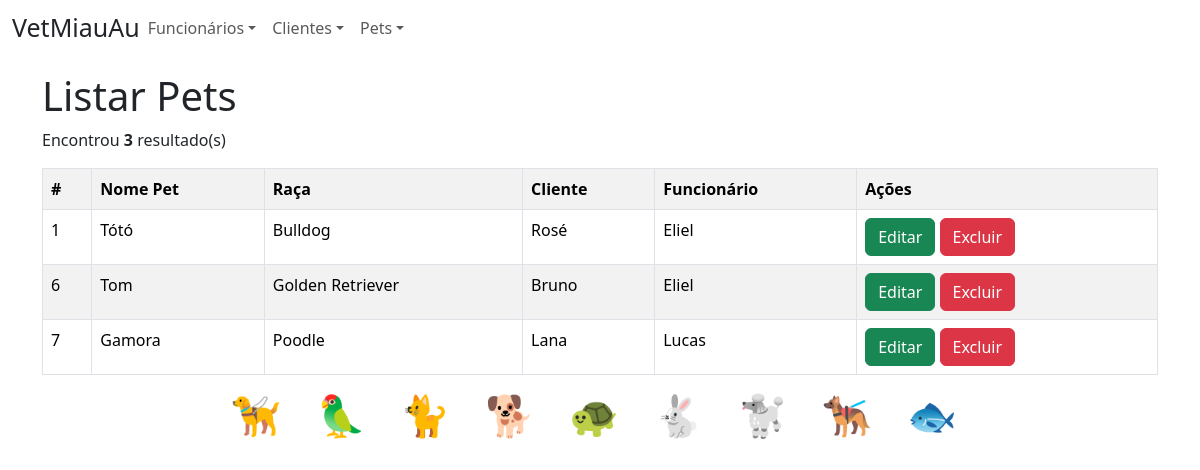
/?page=listar-pet, run on the app's committed database.
### tables this page shows
CREATE TABLE `pet` (
  `id_pet` int(10) UNSIGNED NOT NULL,
  `nome_pet` varchar(60) NOT NULL,
  `raca_pet` varchar(60) NOT NULL,
  `funcionario_id_funcionario` int(11) NOT NULL,
  `cliente_id_cliente` int(11) NOT NULL
);

CREATE TABLE `cliente` (
  `id_cliente` int(10) UNSIGNED NOT NULL,
  `nome_cliente` varchar(60) NOT NULL,
  `email_cliente` varchar(260) NOT NULL,
  `telefone_cliente` int(11) NOT NULL
);

CREATE TABLE `funcionario` (
  `id_funcionario` int(10) UNSIGNED NOT NULL,
  `nome_funcionario` varchar(60) NOT NULL,
  `email_funcionario` varchar(260) NOT NULL,
  `telefone_funcionario` int(11) NOT NULL
);

### listar-pet.php (the view)
<h1>Listar Pets</h1>
<?php
$sql = "SELECT * FROM pet AS p
		INNER JOIN cliente AS c ON p.cliente_id_cliente = c.id_cliente
		INNER JOIN funcionario AS f ON p.funcionario_id_funcionario = f.id_funcionario";
	$res = $conn->query($sql);
	$qtd = $res->num_rows;
	if($qtd > 0){
		print "<p>Encontrou <b>$qtd</b> resultado(s)</p>";
		print "<table class='table table-bordered table-striped table-hover'>";
		print "<tr>";
		print "<th>#</th>";
		print "<th>Nome Pet</th>";
		print "<th>Raça</th>";
		print "<th>Cliente</th>";
		print "<th>Funcionário</th>";
		print "<th>Ações</th>";
		print "</tr>";
		while($row = $res->fetch_object()){
			print "<tr>";
			print "<td>{$row->id_pet}</td>";
			print "<td>{$row->nome_pet}</td>";
			print "<td>{$row->raca_pet}</td>";
			print "<td>{$row->nome_cliente}</td>";
			print "<td>{$row->nome_funcionario}</td>";
			print "<td>
					<button class='btn btn-success' onclick=\"location.href='?page=editar-pet&id_pet={$row->id_pet}';\">Editar</button>
					<button class='btn btn-danger' onclick=\"if(confirm('Tem certeza que deseja excluir?')){location.href='?page=salvar-pet&acao=excluir&id_pet={$row->id_pet}';}else{false;}\">Excluir</button>
					</td>";
			print "</tr>";
		}
		print "</table>";
	}else{
		print "<p>Não encontrou resultado</p>";
	}

### index.php (shortened to what this page needs)
<!DOCTYPE html>
<html>
<head>
	<link rel="stylesheet" type="text/css" href="css/bootstrap.min.css">
</head>
<body>
<nav class="navbar navbar-expand-lg bg-white" data-bs-theme="white">
  <div class="container-fluid">
    <a class="nav-link active" aria-current="page" href="index.php" style="font-size: 25px;">VetMiauAu</a>
    <div class="collapse navbar-collapse" id="navbarNav">
      <ul class="navbar-nav me-auto mb-2 mb-lg-0">
        <li class="nav-item dropdown">
          <a class="nav-link dropdown-toggle" href="#" role="button" data-bs-toggle="dropdown" aria-expanded="false">Funcionários</a>
        </li>
        <li class="nav-item dropdown">
          <a class="nav-link dropdown-toggle" href="#" role="button" data-bs-toggle="dropdown" aria-expanded="false">Clientes</a>
        </li>
        <li class="nav-item dropdown">
          <a class="nav-link dropdown-toggle" href="#" role="button" data-bs-toggle="dropdown" aria-expanded="false">Pets</a>
        </li>
      </ul>
    </div>
  </div>
</nav>
<div class="container mt-3">
	<div class="row">
		<div class="col">
			<?php
			include('config.php');
			switch(@$_REQUEST['page']) {
				case 'listar-pet':
				include('listar-pet.php');
				break;
				?>
<?php
			}
		?>
	</div>
</div>
</div>
<div class="text-center" style="letter-spacing: 12px;">
	<h1>🦮 🦜 🐈 🐕 🐢 🐇 🐩 🐕‍🦺 🐟</h1>
</div>
</body>
</html>

### data on the page
pet: id_pet "1", nome_pet "Tótó", raca_pet "Bulldog", cliente.nome_cliente "Rosé", funcionario.nome_funcionario "Eliel"
pet: id_pet "6", nome_pet "Tom", raca_pet "Golden Retriever", cliente.nome_cliente "Bruno", funcionario.nome_funcionario "Eliel"
pet: id_pet "7", nome_pet "Gamora", raca_pet "Poodle", cliente.nome_cliente "Lana", funcionario.nome_funcionario "Lucas"

### other printed values
$qtd "3"
